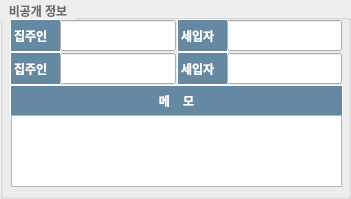
  <widget class="QGroupBox" name="groupBox_2">
   <property name="geometry">
    <rect>
     <x>10</x>
     <y>625</y>
     <width>351</width>
     <height>199</height>
    </rect>
   </property>
   <property name="styleSheet">
    <string notr="true">color: rgb(110, 110, 110);
font: bold;</string>
   </property>
   <property name="title">
    <string>  비공개 정보  </string>
   </property>
   <widget class="QLabel" name="lb_price0_17">
    <property name="geometry">
     <rect>
      <x>10</x>
      <y>19</y>
      <width>51</width>
      <height>33</height>
     </rect>
    </property>
    <property name="styleSheet">
     <string notr="true">font: bold 12px;
color: rgb(255, 255, 255);
border-width: 1px;
border-style: solid;
border-color: rgb(255, 255, 255);
background-color: rgb(64, 110, 142, 200.0);

</string>
    </property>
    <property name="text">
     <string>집주인</string>
    </property>
    <property name="alignment">
     <set>Qt::AlignLeading|Qt::AlignLeft|Qt::AlignVCenter</set>
    </property>
    <property name="buddy">
     <cstring>lb_price0_3</cstring>
    </property>
   </widget>
   <widget class="QLineEdit" name="lineEdit_15">
    <property name="geometry">
     <rect>
      <x>60</x>
      <y>20</y>
      <width>116</width>
      <height>31</height>
     </rect>
    </property>
    <property name="text">
     <string/>
    </property>
    <property name="alignment">
     <set>Qt::AlignCenter</set>
    </property>
   </widget>
   <widget class="QLabel" name="lb_price0_18">
    <property name="geometry">
     <rect>
      <x>177</x>
      <y>19</y>
      <width>51</width>
      <height>33</height>
     </rect>
    </property>
    <property name="styleSheet">
     <string notr="true">font: bold 12px;
color: rgb(255, 255, 255);
border-width: 1px;
border-style: solid;
border-color: rgb(255, 255, 255);
background-color: rgb(64, 110, 142, 200.0);

</string>
    </property>
    <property name="text">
     <string>세입자</string>
    </property>
    <property name="alignment">
     <set>Qt::AlignLeading|Qt::AlignLeft|Qt::AlignVCenter</set>
    </property>
    <property name="buddy">
     <cstring>lb_price0_3</cstring>
    </property>
   </widget>
   <widget class="QLineEdit" name="lineEdit_16">
    <property name="geometry">
     <rect>
      <x>227</x>
      <y>20</y>
      <width>115</width>
      <height>31</height>
     </rect>
    </property>
    <property name="text">
     <string/>
    </property>
    <property name="alignment">
     <set>Qt::AlignCenter</set>
    </property>
   </widget>
   <widget class="QLabel" name="lb_price0_33">
    <property name="geometry">
     <rect>
      <x>10</x>
      <y>52</y>
      <width>51</width>
      <height>33</height>
     </rect>
    </property>
    <property name="styleSheet">
     <string notr="true">font: bold 12px;
color: rgb(255, 255, 255);
border-width: 1px;
border-style: solid;
border-color: rgb(255, 255, 255);
background-color: rgb(64, 110, 142, 200.0);

</string>
    </property>
    <property name="text">
     <string>집주인</string>
    </property>
    <property name="alignment">
     <set>Qt::AlignLeading|Qt::AlignLeft|Qt::AlignVCenter</set>
    </property>
    <property name="buddy">
     <cstring>lb_price0_3</cstring>
    </property>
   </widget>
   <widget class="QLineEdit" name="lineEdit_32">
    <property name="geometry">
     <rect>
      <x>60</x>
      <y>53</y>
      <width>116</width>
      <height>31</height>
     </rect>
    </property>
    <property name="text">
     <string/>
    </property>
    <property name="alignment">
     <set>Qt::AlignCenter</set>
    </property>
   </widget>
   <widget class="QLabel" name="lb_price0_34">
    <property name="geometry">
     <rect>
      <x>177</x>
      <y>52</y>
      <width>51</width>
      <height>33</height>
     </rect>
    </property>
    <property name="styleSheet">
     <string notr="true">font: bold 12px;
color: rgb(255, 255, 255);
border-width: 1px;
border-style: solid;
border-color: rgb(255, 255, 255);
background-color: rgb(64, 110, 142, 200.0);

</string>
    </property>
    <property name="text">
     <string>세입자</string>
    </property>
    <property name="alignment">
     <set>Qt::AlignLeading|Qt::AlignLeft|Qt::AlignVCenter</set>
    </property>
    <property name="buddy">
     <cstring>lb_price0_3</cstring>
    </property>
   </widget>
   <widget class="QLineEdit" name="lineEdit_33">
    <property name="geometry">
     <rect>
      <x>227</x>
      <y>53</y>
      <width>115</width>
      <height>31</height>
     </rect>
    </property>
    <property name="text">
     <string/>
    </property>
    <property name="alignment">
     <set>Qt::AlignCenter</set>
    </property>
   </widget>
   <widget class="QLabel" name="lb_price0_35">
    <property name="geometry">
     <rect>
      <x>10</x>
      <y>85</y>
      <width>333</width>
      <height>31</height>
     </rect>
    </property>
    <property name="styleSheet">
     <string notr="true">font: bold 12px;
color: rgb(255, 255, 255);
border-width: 1px;
border-style: solid;
border-color: rgb(255, 255, 255);
background-color: rgb(64, 110, 142, 200.0);

</string>
    </property>
    <property name="text">
     <string>메    모</string>
    </property>
    <property name="alignment">
     <set>Qt::AlignCenter</set>
    </property>
    <property name="buddy">
     <cstring>lb_price0_3</cstring>
    </property>
   </widget>
   <widget class="QTextEdit" name="textEdit">
    <property name="geometry">
     <rect>
      <x>11</x>
      <y>115</y>
      <width>331</width>
      <height>72</height>
     </rect>
    </property>
   </widget>
  </widget>
